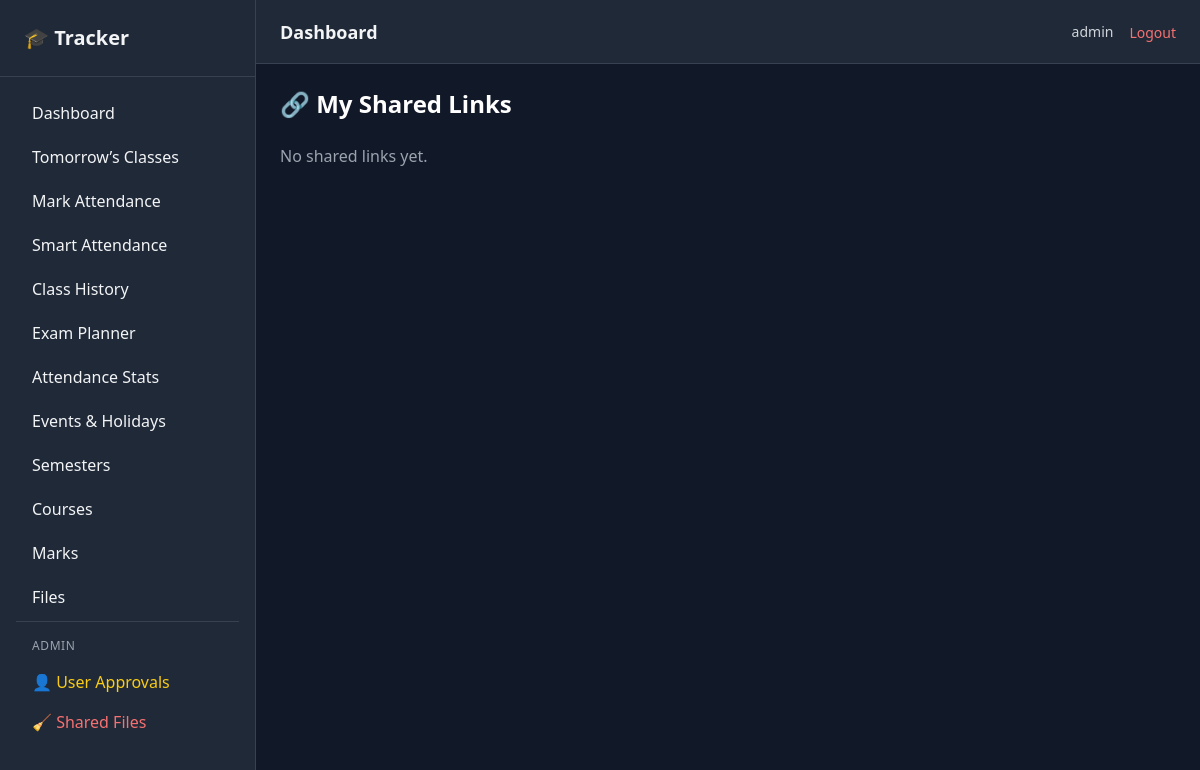
Before: /shares/ (signed in) with the older database file.
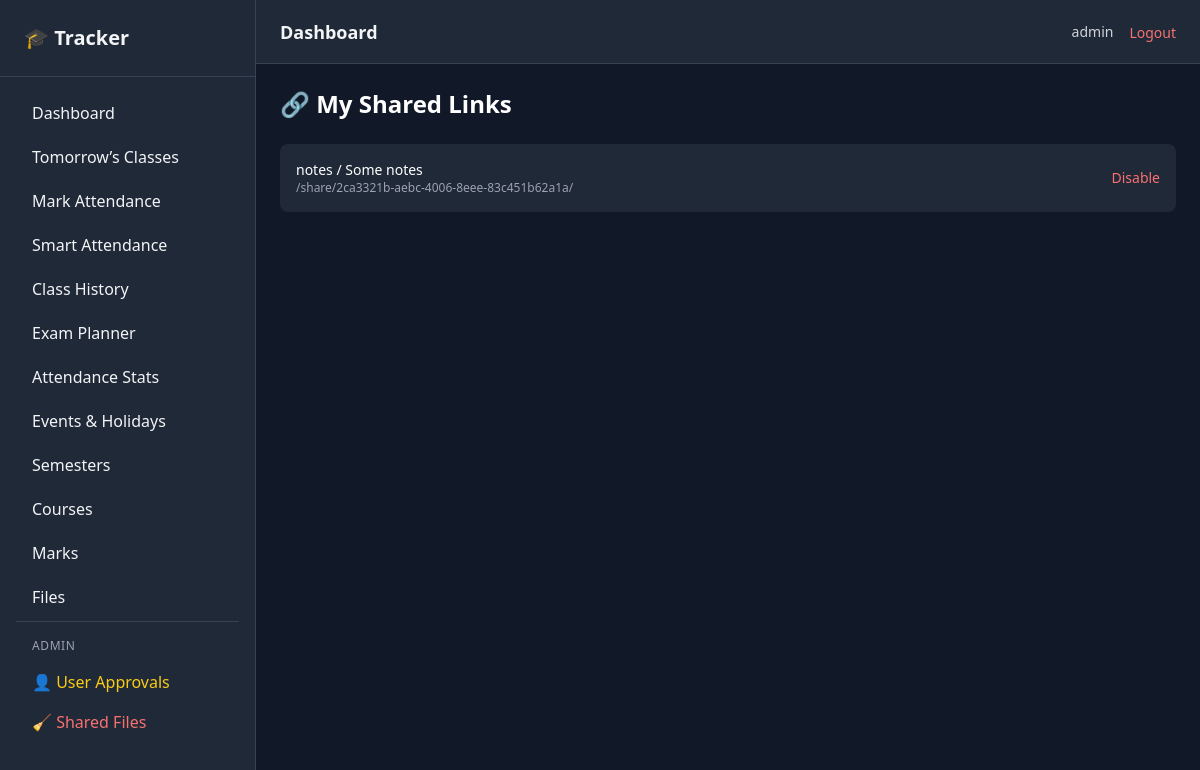
After: the same page with the newer database file.
### core/models.py (models this page shows, shortened)
class ShareLink(models.Model):
    token = models.UUIDField(
        default=uuid.uuid4,
        unique=True,
        editable=False
    )
    user = models.ForeignKey(
        settings.AUTH_USER_MODEL,
        on_delete=models.CASCADE,
        related_name="shared_links"
    )
    file = models.ForeignKey(
        StoredFile,
        null=True,
        blank=True,
        on_delete=models.CASCADE
    )
    folder = models.ForeignKey(
        Folder,
        null=True,
        blank=True,
        on_delete=models.CASCADE
    )
    zip_file = models.FileField(
        upload_to="shared_zips/",
        null=True,
        blank=True
    )
    cleanup_after_hours = models.PositiveIntegerField(
        default=24,
        help_text="Hours after deactivation to clean ZIP"
    )
    cleaned_at = models.DateTimeField(
        null=True,
        blank=True
    )
    is_active = models.BooleanField(default=True)
    created_at = models.DateTimeField(auto_now_add=True)
    expires_at = models.DateTimeField(null=True, blank=True)

class Folder(models.Model):
    user = models.ForeignKey(
        settings.AUTH_USER_MODEL,
        on_delete = models.CASCADE,
        related_name = 'folders'
    )
    category = models.ForeignKey(
        FileCategory,
        on_delete = models.CASCADE,
        related_name = 'folders'
    )
    name = models.CharField(max_length=150)
    is_protected = models.BooleanField(default=False)
    pin_has = models.CharField(max_length=225, blank=True)
    def __str__(self):
        return f"{self.category.name} / {self.name}"

class FileCategory(models.Model):
    user = models.ForeignKey(
        settings.AUTH_USER_MODEL,
        on_delete = models.CASCADE,
        related_name = 'file_categories'
    )
    name = models.CharField(max_length=100)

### core/views.py (the view)
# urls.py: path("shares/", views.my_shared_links, name="my_shared_links"),
@login_required
def my_shared_links(request):
    shares = ShareLink.objects.filter(user=request.user)
    return render(request, "files/my_shares.html", {
        "shares": shares
    })

### templates/files/my_shares.html (shortened to what this page needs)
{% extends "base/base.html" %}
{% block content %}
<div class="max-w-4xl mx-auto">
  <h2 class="text-2xl font-semibold text-white mb-6">
    🔗 My Shared Links
  </h2>
  {% for s in shares %}
  <div class="bg-gray-800 p-4 rounded-lg mb-3 flex justify-between items-center">
    <div>
      <p class="text-white text-sm">
        {{ s.file|default:s.folder }}
      </p>
      <p class="text-xs text-gray-400">
        {{ request.build_absolute_uri|slice:":0" }}/share/{{ s.token }}/
      </p>
    </div>
    {% if s.is_active %}
    <a href="{% url 'disable_share' s.id %}"
       class="text-red-400 text-sm hover:underline">
      Disable
    </a>
    {% endif %}
  </div>
  {% empty %}
  <p class="text-gray-400">No shared links yet.</p>
  {% endfor %}
</div>
{% endblock %}

Changed rows visible on the page:
added ShareLink: file "notes / Some notes", token "2ca3321b-aebc-4006-8eee-83c451b62a1a", is_active "Disable"
Other visible differences:
text no longer shown: "No shared links yet."
